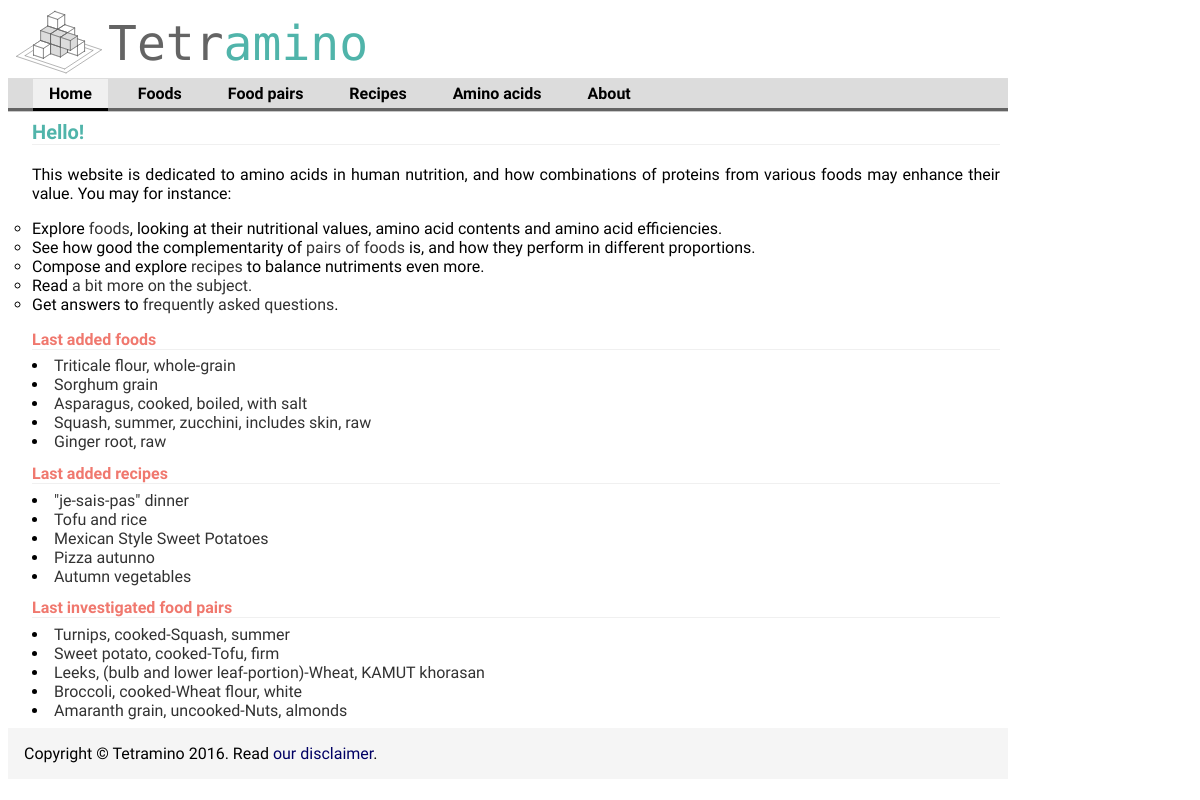
The page / on the database its author committed.
### aminoApp/models.py (models this page shows, shortened)
class Food(models.Model):
    food_name = models.CharField(max_length=200)
    pub_date = models.DateTimeField('date added', null=True, blank=True,auto_now_add=True) #models.DateTimeField('date published',null=timezone.now())
    food_category = models.IntegerField(null=True)
    food_dbid = models.IntegerField(default=0)
    nutritional_value = models.ForeignKey('NutritionalValue', on_delete=models.CASCADE,null=True)
    efficiency = models.FloatField(null=True)
    food_description = models.TextField(null=True, blank=True)
    picture_file = models.CharField(max_length=200, null=True, blank=True)
    def getNameWithoutSaltInfo(self):
        unneededInfo = [', without salt',', solids and liquids',', drained']
        foodName = self.food_name
        for unneededStr in unneededInfo:
            foodName = foodName.replace(unneededStr,'')
        return foodName
    class Meta:
        ordering = ['food_name']

class Recipe(models.Model):
    title = models.CharField(max_length=255)
    description = models.TextField(null=True, blank=True)
    category = models.CharField(max_length=20, null=True, blank=True) # or a choice
    link = models.CharField(max_length=80, null=True, blank=True)
    date_added = models.DateTimeField('date added', null=True, blank=True,auto_now_add=True)
    efficiency = models.FloatField(null=True)

class FoodPair(models.Model):
    foodOneId = models.IntegerField()
    foodTwoId = models.IntegerField() #models.ForeignKey(Food)
    pair_name = models.CharField(max_length=30, null=True)
    bestEfficiency = models.FloatField(null=True)
    bestProportion = models.FloatField(null=True)
    angleAbsolute = models.FloatField(null=True)
    angleIncomplete = models.FloatField(null=True)

### aminoApp/views.py (the view)
# urls.py: url(r'^$', views.IndexView.as_view(), name='index'),
class IndexView(generic.ListView):
    template_name = 'aminoApp/index.html'
    context_object_name = 'latest_food_list'
    def get_queryset(self):
        return Food.objects.filter(
            pub_date__lte=timezone.now()
        ).order_by('-pub_date')[:5]
    def get_context_data(self, *args, **kwargs):
        context = super(IndexView, self).get_context_data(*args, **kwargs)
        context['lastest_recipe_list'] = Recipe.objects.order_by('-date_added')[:5]
        context['lastest_pair_list'] = FoodPair.objects.order_by('-pk')[:5]
        return context

### aminoApp/templates/aminoApp/index.html (shortened to what this page needs)
{% extends "aminoApp/base.html" %}
{% block section %}section-home{% endblock %}
{% block content %}
<h1>
   Hello!
</h1>
<p>This website is dedicated to amino acids in human nutrition, and how combinations of proteins from various foods may enhance their value.
You may for instance:
    <ul>
        <li>Explore <a href="/list-foods/">foods</a>, looking at their nutritional values, amino acid contents and amino acid efficiencies.</li>
        <li>See how good the complementarity of <a href="/choose-pair/">pairs of foods</a> is, and how they perform in different proportions.</li>
        <li>Compose and explore <a href="/recipe-table/">recipes</a> to balance nutriments even more.</li>
        <li>Read <a href="/about/">a bit more on the subject.</a></li>
        <li>Get answers to <a href="/questions-answers/">frequently asked questions</a>.</li>
    </ul>
</p>
<div>
    <h2>Last added foods</h2>
    {% for food in object_list %}
        <li><a href="/showFood/{{ food.food_dbid }}">{{ food.getNameWithoutSaltInfo }}</a></li>
    {% empty %}
        <li>No food.</li>
    {% endfor %}
</div>
<div>
    <h2>Last added recipes</h2>
    {% for recipe in lastest_recipe_list %}
        <li><a href="/showRecipe/{{ recipe.pk}}">{{ recipe.title }}</a></li>
    {% empty %}
        <li>No recipe.</li>
    {% endfor %}
</div>
<div>
    <h2>Last investigated food pairs</h2>
    {% for pair in lastest_pair_list %}
        <li><a href="/inspectLoadedFoodPair/{{ pair.pk}}">{{ pair.pair_name }}</a></li>
    {% empty %}
        <li>No food pair.</li>
    {% endfor %}
</div>
{% endblock %}

### aminoApp/static/aminoApp/yellowBungeeStyle.css (style rules this page uses)
ul { list-style-type: circle; padding: 0; margin: 0; }
#content ul { list-style-type: circle; padding: 0; margin: 0; }
p { margin: 2 em; text-align: justify; text-justify: inter-word; }
body { font-family: "Raleway", serif; }
a:link { text-decoration: none; color: rgb(0,0,100); }
li a:link { color: rgb(50,50,50); }
h1 { margin-bottom: 1em; margin-top: 0; margin-left: 0em; font-family: 'Raleway', serif; font-size: 20px; text-align: left; color: rgb(80,180,170); border-bottom: solid 1px rgb(240,240,240); }
h2 { margin-bottom: 0.4em; margin-top: 0.8em; margin-left: 0em; font-family: 'Raleway', serif; font-size: 16px; text-align: left; color: rgb(240,120,110); border-bottom: solid 1px rgb(240,240,240); }

### rows shown on the page
Food: getNameWithoutSaltInfo "Triticale flour, whole-grain"
Food: getNameWithoutSaltInfo "Sorghum grain"
Food: getNameWithoutSaltInfo "Asparagus, cooked, boiled, with salt"
Food: getNameWithoutSaltInfo "Squash, summer, zucchini, includes skin, raw"
Food: getNameWithoutSaltInfo "Ginger root, raw"
Recipe: title "\"je-sais-pas\" dinner"
Recipe: title "Tofu and rice"
Recipe: title "Mexican Style Sweet Potatoes"
Recipe: title "Pizza autunno"
Recipe: title "Autumn vegetables"
FoodPair: pair_name "Turnips, cooked-Squash, summer"
FoodPair: pair_name "Sweet potato, cooked-Tofu, firm"
FoodPair: pair_name "Leeks, (bulb and lower leaf-portion)-Wheat, KAMUT khorasan"
FoodPair: pair_name "Broccoli, cooked-Wheat flour, white"
FoodPair: pair_name "Amaranth grain, uncooked-Nuts, almonds"
